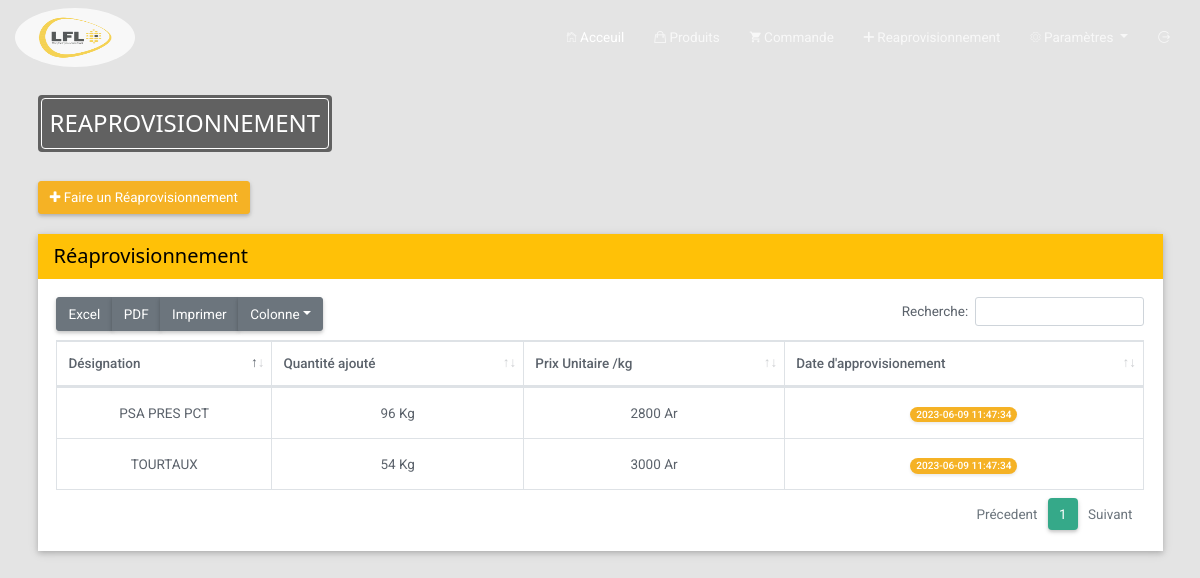
Screenshot of /pages/reaprov.php with the database file from the repository.
### tables this page shows
CREATE TABLE `produit` (
  `id_prod` int(4) NOT NULL,
  `nom_prod` varchar(255) NOT NULL,
  `qt_prod_detail` float NOT NULL,
  `prix_detail` int(11) DEFAULT NULL
);

CREATE TABLE `aprov` (
  `idAp` int(11) NOT NULL,
  `qtAp` float NOT NULL,
  `dateAp` timestamp NOT NULL DEFAULT current_timestamp() ON UPDATE current_timestamp(),
  `prodAp` int(11) NOT NULL
);

### pages/reaprov.php (the view, shortened to what this page needs)
<!DOCTYPE html>
<html lang="en">
<head>
  <link rel="stylesheet" href="../assets/bootstrap/css/bootstrap.min.css">
  <link rel="stylesheet" href="../assets/datatables-bs4/css/dataTables.bootstrap4.min.css">
  <link rel="stylesheet" href="../assets/datatables-buttons/css/buttons.bootstrap4.min.css">
  <link rel="stylesheet" href="../assets/fontawesome/css/font-awesome.min.css">
  <link rel="stylesheet" href="../dist/css/adminlte.min.css">
  <link rel="stylesheet" href="../assets/css/w3.css">
   <link rel="stylesheet" href="assets/css/styles.css">
  <link rel="stylesheet" href="../assets/Ionicons/css/ionicons.min.css">
  <link rel="stylesheet" href="../assets/css/style.css">
</head>
<body>
<div id="header" class="header">
  <nav id="topnav" class="navbar navbar-expand-lg navbar-dark text-capitalize">
    <div class="col-md-1">
      <img src="../assets/img/logo.jpg" alt="logo_LFL" class="w3-circle w3-opacity-min logo">
    </div>
    <div class="container-fluid">
      <div class="collapse navbar-collapse" id="show-menu">
        <ul class="navbar-nav ml-auto">
          <li class="nav-item active">
            <a class="nav-link" href="../index.php"><i class="ion-ios-home-outline"></i> Acceuil</a>
          </li>
          <li class="nav-item">
            <a class="nav-link" href="form_produit.php "><i class="ion-bag"></i> Produits</a>
          </li>
          <li class="nav-item">
            <a class="nav-link" href="form_commande.php"><i class="ion-android-cart"></i> Commande</a>
          </li>
          <li class="nav-item">
            <a class="nav-link" href="reaprov.php"><i class="ion-plus"></i> Reaprovisionnement</a>
          </li>
           <li class="dropdown nav-item">
            <a href="#" class="dropdown-toggle nav-link" data-toggle="dropdown">
              <i class="ion-ios-gear-outline"></i> Paramètres
            </a>
          </li>
          <li class="nav-item pull-right">
             <a class="nav-link" data-toggle="tooltip" data-placement="top" title="Se déconnecter" href=" ">
                <span class="ion-log-out" aria-hidden="true"></span>
            </a>
          </li>
        </ul>
      </div>
    </div>
  </nav>
</div>
<div class="container">
        <div class="row mb-2">
            <div class="col-sm-6">
              <div  id="tags" class="w3-tag w3-round w3-dark-gray" style="padding:3px">
                <div class="w3-tag w3-round w3-dark-gray w3-border w3-border-white">
                  <h3>REAPROVISIONNEMENT</h3>
                </div>
              </div>
            </div>
        </div>
     <div class="col-12">
     </div>
<br>
    <div class="row">
        <div class="col-md-12 col-sm-12">
           <button type="button" class="btn btn-warning" data-toggle="modal" data-target="#addNew"><i class="fa fa-plus"></i> Faire un Réaprovisionnement</button>
        </div>
    </div>
<br>
<div class="w3-card " id="card">
    <header class="w3-container w3-amber">
      <h4>Réaprovisionnement</h4>
    </header>
    <div class="card-body">
        <table id="example1" class="table table-bordered">
            <thead>
                <tr>
                    <th>Désignation</th>
                    <th>Quantité ajouté</th>
                    <th>Prix Unitaire /kg</th>
                    <th>Date d'approvisionement</th>
                </tr>
            </thead>
            <tbody>
            <?php
                try{
                  $pdo_options[PDO::ATTR_ERRMODE] = PDO::ERRMODE_EXCEPTION;
                  $bdd = new PDO('mysql:host=localhost;dbname=vente_provande', 'root', '',$pdo_options);
                  $reponse = $bdd->query('SELECT
                        produit.id_prod,
                        produit.nom_prod,
                        produit.prix_detail,
                        aprov.qtAp,
                        aprov.dateAp
                  FROM produit
                  JOIN aprov
                  ON produit.id_prod =aprov.prodAp');
                  while ($produits=$reponse->fetch()){
            ?>
                 <tr align="center">
                    <td><?php echo $produits['nom_prod'] ?></td>
                    <td><?php echo  $produits['qtAp']?> Kg</td>
                    <td><?php echo  $produits['prix_detail'] ?> Ar</td>
                    <td><span class="badge badge-pill badge-warning"> <?php echo  $produits['dateAp'] ?></span></td>
                 </tr>
            <?php
              }
                }catch(Exception $e){
                  die('Erreur : '.$e->getMessage());
                }
			    	?>
            </tbody>
        </table>
    </div>
</div>
</div>
</body>
</html>

### assets/css/w3.css (style rules this page uses)
html { box-sizing:border-box }
*,*:before,*:after { box-sizing:inherit }
html { -ms-text-size-adjust:100%;-webkit-text-size-adjust:100% }
body { margin:0 }
article,aside,details,figcaption,figure,footer,header,main,menu,nav,section { display:block }
a { background-color:transparent }
img { border-style:none }
button,input,select,textarea,optgroup { font:inherit;margin:0 }
button,input { overflow:visible }
button,select { text-transform:none }
button,[type=button],[type=reset],[type=submit] { -webkit-appearance:button }
html,body { font-family:Verdana,sans-serif;font-size:15px;line-height:1.5 }
html { overflow-x:hidden }
h3 { font-size:24px }
h4 { font-size:20px }
h1,h2,h3,h4,h5,h6 { font-family:"Segoe UI",Arial,sans-serif;font-weight:400;margin:10px 0 }
img { vertical-align:middle }
a { color:inherit }
.w3-badge,.w3-tag { background-color:#000;color:#fff;display:inline-block;padding-left:8px;padding-right:8px;text-align:center }
.w3-container:after,.w3-container:before,.w3-panel:after,.w3-panel:before,.w3-row:after,.w3-row:before,.w3-row-padding:after,.w3-row-padding:before, .w3-cell-row:before,.w3-cell-row:after,.w3-clear:after,.w3-clear:before,.w3-bar:before,.w3-bar:after { content:"";display:table;clear:both }
.w3-circle { border-radius:50% }
.w3-round,.w3-round-medium { border-radius:4px }
.w3-container,.w3-panel { padding:0.01em 16px }
.w3-card,.w3-card-2 { box-shadow:0 2px 5px 0 rgba(0,0,0,0.16),0 2px 10px 0 rgba(0,0,0,0.12) }
.w3-opacity-min { opacity:0.75 }
.w3-border { border:1px solid #ccc!important }
.w3-amber,.w3-hover-amber:hover { color:#000!important;background-color:#ffc107!important }
.w3-dark-grey,.w3-hover-dark-grey:hover,.w3-dark-gray,.w3-hover-dark-gray:hover { color:#fff!important;background-color:#616161!important }
.w3-border-white,.w3-hover-border-white:hover { border-color:#fff!important }

### assets/css/styles.css (style rules this page uses)
body { background-repeat: repeat; background: #f3f3f3; font-family: "Roboto", sans-serif; color: #5b626b; font-size: 13.5px; }
html { overflow-x: hidden; position: relative; min-height: 100%; }
h1, h2, h3, h4, h5, h6 { margin: 10px 0; }
a { color: #949a9e; }
.badge { font-weight: 500; -webkit-box-shadow: 0 2px 3px rgba(0, 0, 0, 0.08); box-shadow: 0 2px 3px rgba(0, 0, 0, 0.08); }
.badge-warning { background-color: #f5b225; color: white; }
body { padding-bottom: 65px; }
.container-fluid { width: 95%; }
#topnav { position: fixed; right: 0; left: 0; top: 0; z-index: 1030; background-color: transparent; border: 0; -webkit-transition: all .5s ease; transition: all .5s ease; min-height: 62px; }
.btn { border-radius: 3px; font-size: 13.5px; -webkit-box-shadow: 0 2px 3px rgba(0, 0, 0, 0.1), 0 2px 5px rgba(0, 0, 0, 0.15); box-shadow: 0 2px 3px rgba(0, 0, 0, 0.1), 0 2px 5px rgba(0, 0, 0, 0.15); }
.btn-primary, .btn-success, .btn-info, .btn-warning, .btn-danger, .btn-dark, .btn-pink, .btn-purple, .btn-indigo, .btn-teal, .btn-lime, .btn-orange, .btn-brown, .btn-blue-grey { color: #ffffff; }
.btn-warning { background-color: #f5b225; border: 1px solid #f5b225; }
th { font-weight: 500; }
.table > tbody > tr > td, .table > tfoot > tr > td, .table > thead > tr > td { padding: 15px 12px; }
.table td, .table th { vertical-align: middle; }

### assets/css/style.css (style rules this page uses)
body { background-color: #e4e4e4f7; }
#card { background-color: white; }
#tags { margin-top: 15px; }
#topnav { position: fixed; right: 0; left: 0; top: 0; z-index: 1030; border: 0; -webkit-transition: all .5s ease; transition: all .5s ease; min-height: 62px; }
#header { margin-top: 80px; }
.logo { width: 120px; height: 59px; }

### rows the page displays
produit: nom_prod "PSA PRES PCT", aprov.qtAp "96", prix_detail "2800", aprov.dateAp "2023-06-09 11:47:34"
produit: nom_prod "TOURTAUX", aprov.qtAp "54", prix_detail "3000", aprov.dateAp "2023-06-09 11:47:34"
